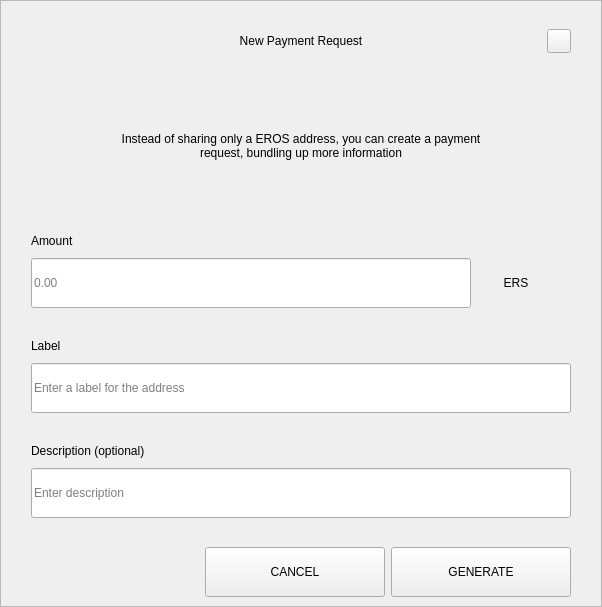
<?xml version="1.0" encoding="UTF-8"?>
<ui version="4.0">
 <class>RequestDialog</class>
 <widget class="QDialog" name="RequestDialog">
  <property name="geometry">
   <rect>
    <x>0</x>
    <y>0</y>
    <width>602</width>
    <height>607</height>
   </rect>
  </property>
  <property name="windowTitle">
   <string>Dialog</string>
  </property>
  <layout class="QVBoxLayout" name="verticalLayout_5">
   <property name="spacing">
    <number>0</number>
   </property>
   <property name="leftMargin">
    <number>0</number>
   </property>
   <property name="topMargin">
    <number>0</number>
   </property>
   <property name="rightMargin">
    <number>0</number>
   </property>
   <property name="bottomMargin">
    <number>0</number>
   </property>
   <item>
    <widget class="QFrame" name="frame">
     <property name="styleSheet">
      <string notr="true"/>
     </property>
     <property name="frameShape">
      <enum>QFrame::StyledPanel</enum>
     </property>
     <property name="frameShadow">
      <enum>QFrame::Raised</enum>
     </property>
     <layout class="QVBoxLayout" name="verticalLayout_4" stretch="1,0,0">
      <property name="spacing">
       <number>0</number>
      </property>
      <property name="leftMargin">
       <number>30</number>
      </property>
      <property name="topMargin">
       <number>20</number>
      </property>
      <property name="rightMargin">
       <number>30</number>
      </property>
      <property name="bottomMargin">
       <number>0</number>
      </property>
      <item>
       <layout class="QHBoxLayout" name="horizontalLayout_3">
        <property name="spacing">
         <number>0</number>
        </property>
        <item>
         <spacer name="horizontalSpacer_21">
          <property name="orientation">
           <enum>Qt::Horizontal</enum>
          </property>
          <property name="sizeHint" stdset="0">
           <size>
            <width>40</width>
            <height>20</height>
           </size>
          </property>
         </spacer>
        </item>
        <item>
         <widget class="QLabel" name="labelTitle">
          <property name="minimumSize">
           <size>
            <width>0</width>
            <height>40</height>
           </size>
          </property>
          <property name="maximumSize">
           <size>
            <width>16777215</width>
            <height>40</height>
           </size>
          </property>
          <property name="styleSheet">
           <string notr="true">padding-left:24px;</string>
          </property>
          <property name="text">
           <string>New Payment Request</string>
          </property>
          <property name="alignment">
           <set>Qt::AlignCenter</set>
          </property>
          <property name="margin">
           <number>7</number>
          </property>
         </widget>
        </item>
        <item>
         <spacer name="horizontalSpacer">
          <property name="orientation">
           <enum>Qt::Horizontal</enum>
          </property>
          <property name="sizeHint" stdset="0">
           <size>
            <width>40</width>
            <height>20</height>
           </size>
          </property>
         </spacer>
        </item>
        <item>
         <widget class="QPushButton" name="btnEsc">
          <property name="minimumSize">
           <size>
            <width>24</width>
            <height>24</height>
           </size>
          </property>
          <property name="maximumSize">
           <size>
            <width>24</width>
            <height>24</height>
           </size>
          </property>
          <property name="focusPolicy">
           <enum>Qt::NoFocus</enum>
          </property>
          <property name="text">
           <string/>
          </property>
         </widget>
        </item>
       </layout>
      </item>
      <item>
       <widget class="QStackedWidget" name="stack">
        <property name="minimumSize">
         <size>
          <width>540</width>
          <height>0</height>
         </size>
        </property>
        <property name="maximumSize">
         <size>
          <width>540</width>
          <height>16777215</height>
         </size>
        </property>
        <property name="currentIndex">
         <number>0</number>
        </property>
        <widget class="QWidget" name="page_1">
         <property name="minimumSize">
          <size>
           <width>540</width>
           <height>0</height>
          </size>
         </property>
         <property name="maximumSize">
          <size>
           <width>540</width>
           <height>16777215</height>
          </size>
         </property>
         <layout class="QVBoxLayout" name="layout1">
          <property name="spacing">
           <number>0</number>
          </property>
          <property name="leftMargin">
           <number>0</number>
          </property>
          <property name="topMargin">
           <number>0</number>
          </property>
          <property name="rightMargin">
           <number>0</number>
          </property>
          <property name="bottomMargin">
           <number>0</number>
          </property>
          <item>
           <spacer name="verticalSpacer_21">
            <property name="orientation">
             <enum>Qt::Vertical</enum>
            </property>
            <property name="sizeType">
             <enum>QSizePolicy::Fixed</enum>
            </property>
            <property name="sizeHint" stdset="0">
             <size>
              <width>20</width>
              <height>30</height>
             </size>
            </property>
           </spacer>
          </item>
          <item alignment="Qt::AlignHCenter">
           <widget class="QLabel" name="labelMessage">
            <property name="minimumSize">
             <size>
              <width>400</width>
              <height>50</height>
             </size>
            </property>
            <property name="text">
             <string>Instead of sharing only a EROS address, you can create a payment request, bundling up more information</string>
            </property>
            <property name="alignment">
             <set>Qt::AlignCenter</set>
            </property>
            <property name="wordWrap">
             <bool>true</bool>
            </property>
           </widget>
          </item>
          <item alignment="Qt::AlignBottom">
           <widget class="QWidget" name="containerAmount" native="true">
            <layout class="QVBoxLayout" name="verticalLayout">
             <property name="spacing">
              <number>9</number>
             </property>
             <property name="leftMargin">
              <number>0</number>
             </property>
             <property name="topMargin">
              <number>0</number>
             </property>
             <property name="rightMargin">
              <number>0</number>
             </property>
             <property name="bottomMargin">
              <number>0</number>
             </property>
             <item>
              <widget class="QLabel" name="labelSubtitleAmount">
               <property name="minimumSize">
                <size>
                 <width>350</width>
                 <height>16</height>
                </size>
               </property>
               <property name="maximumSize">
                <size>
                 <width>16777215</width>
                 <height>16</height>
                </size>
               </property>
               <property name="text">
                <string>Amount</string>
               </property>
              </widget>
             </item>
             <item alignment="Qt::AlignTop">
              <widget class="QWidget" name="layoutAmount" native="true">
               <layout class="QHBoxLayout" name="horizontalLayout" stretch="2,0">
                <property name="spacing">
                 <number>0</number>
                </property>
                <property name="leftMargin">
                 <number>0</number>
                </property>
                <property name="topMargin">
                 <number>0</number>
                </property>
                <property name="rightMargin">
                 <number>0</number>
                </property>
                <property name="bottomMargin">
                 <number>0</number>
                </property>
                <item>
                 <widget class="QLineEdit" name="lineEditAmount">
                  <property name="minimumSize">
                   <size>
                    <width>0</width>
                    <height>50</height>
                   </size>
                  </property>
                  <property name="maximumSize">
                   <size>
                    <width>16777215</width>
                    <height>50</height>
                   </size>
                  </property>
                  <property name="placeholderText">
                   <string notr="true">0.00</string>
                  </property>
                 </widget>
                </item>
                <item>
                 <widget class="QWidget" name="comboContainer" native="true">
                  <property name="minimumSize">
                   <size>
                    <width>100</width>
                    <height>50</height>
                   </size>
                  </property>
                  <property name="maximumSize">
                   <size>
                    <width>16777215</width>
                    <height>50</height>
                   </size>
                  </property>
                  <layout class="QHBoxLayout" name="horizontalLayout_31">
                   <property name="spacing">
                    <number>0</number>
                   </property>
                   <property name="leftMargin">
                    <number>0</number>
                   </property>
                   <property name="topMargin">
                    <number>0</number>
                   </property>
                   <property name="rightMargin">
                    <number>10</number>
                   </property>
                   <property name="bottomMargin">
                    <number>0</number>
                   </property>
                   <item>
                    <widget class="QLabel" name="comboBoxCoin">
                     <property name="text">
                      <string>ERS</string>
                     </property>
                     <property name="alignment">
                      <set>Qt::AlignCenter</set>
                     </property>
                    </widget>
                   </item>
                  </layout>
                 </widget>
                </item>
               </layout>
              </widget>
             </item>
            </layout>
           </widget>
          </item>
          <item>
           <spacer name="verticalSpacer_31">
            <property name="orientation">
             <enum>Qt::Vertical</enum>
            </property>
            <property name="sizeType">
             <enum>QSizePolicy::Fixed</enum>
            </property>
            <property name="sizeHint" stdset="0">
             <size>
              <width>20</width>
              <height>30</height>
             </size>
            </property>
           </spacer>
          </item>
          <item>
           <layout class="QVBoxLayout" name="verticalLayoutLabel">
            <property name="spacing">
             <number>9</number>
            </property>
            <item>
             <widget class="QLabel" name="labelSubtitleLabel">
              <property name="minimumSize">
               <size>
                <width>0</width>
                <height>16</height>
               </size>
              </property>
              <property name="maximumSize">
               <size>
                <width>16777215</width>
                <height>16</height>
               </size>
              </property>
              <property name="text">
               <string>Label</string>
              </property>
             </widget>
            </item>
            <item>
             <widget class="QLineEdit" name="lineEditLabel">
              <property name="minimumSize">
               <size>
                <width>0</width>
                <height>50</height>
               </size>
              </property>
              <property name="maximumSize">
               <size>
                <width>16777215</width>
                <height>50</height>
               </size>
              </property>
              <property name="placeholderText">
               <string>Enter a label for the address</string>
              </property>
             </widget>
            </item>
           </layout>
          </item>
          <item>
           <spacer name="verticalSpacer_34">
            <property name="orientation">
             <enum>Qt::Vertical</enum>
            </property>
            <property name="sizeType">
             <enum>QSizePolicy::Fixed</enum>
            </property>
            <property name="sizeHint" stdset="0">
             <size>
              <width>20</width>
              <height>30</height>
             </size>
            </property>
           </spacer>
          </item>
          <item>
           <layout class="QVBoxLayout" name="verticalLayoutDescription">
            <property name="spacing">
             <number>9</number>
            </property>
            <item>
             <widget class="QLabel" name="labelSubtitleDescription">
              <property name="minimumSize">
               <size>
                <width>0</width>
                <height>16</height>
               </size>
              </property>
              <property name="maximumSize">
               <size>
                <width>16777215</width>
                <height>16</height>
               </size>
              </property>
              <property name="text">
               <string>Description (optional)</string>
              </property>
             </widget>
            </item>
            <item>
             <widget class="QLineEdit" name="lineEditDescription">
              <property name="minimumSize">
               <size>
                <width>0</width>
                <height>50</height>
               </size>
              </property>
              <property name="maximumSize">
               <size>
                <width>16777215</width>
                <height>50</height>
               </size>
              </property>
              <property name="placeholderText">
               <string>Enter description</string>
              </property>
             </widget>
            </item>
            <item>
             <spacer name="verticalSpacer_4">
              <property name="orientation">
               <enum>Qt::Vertical</enum>
              </property>
              <property name="sizeType">
               <enum>QSizePolicy::Fixed</enum>
              </property>
              <property name="sizeHint" stdset="0">
               <size>
                <width>20</width>
                <height>20</height>
               </size>
              </property>
             </spacer>
            </item>
           </layout>
          </item>
         </layout>
        </widget>
        <widget class="QWidget" name="page_2">
         <layout class="QVBoxLayout" name="layout2">
          <item>
           <spacer name="verticalSpacer_5">
            <property name="orientation">
             <enum>Qt::Vertical</enum>
            </property>
            <property name="sizeType">
             <enum>QSizePolicy::Fixed</enum>
            </property>
            <property name="sizeHint" stdset="0">
             <size>
              <width>20</width>
              <height>50</height>
             </size>
            </property>
           </spacer>
          </item>
          <item alignment="Qt::AlignHCenter">
           <widget class="QLabel" name="labelQrImg">
            <property name="minimumSize">
             <size>
              <width>260</width>
              <height>260</height>
             </size>
            </property>
            <property name="maximumSize">
             <size>
              <width>260</width>
              <height>260</height>
             </size>
            </property>
            <property name="text">
             <string/>
            </property>
            <property name="alignment">
             <set>Qt::AlignCenter</set>
            </property>
           </widget>
          </item>
          <item>
           <spacer name="verticalSpacer_2">
            <property name="orientation">
             <enum>Qt::Vertical</enum>
            </property>
            <property name="sizeType">
             <enum>QSizePolicy::Fixed</enum>
            </property>
            <property name="sizeHint" stdset="0">
             <size>
              <width>20</width>
              <height>30</height>
             </size>
            </property>
           </spacer>
          </item>
          <item alignment="Qt::AlignHCenter">
           <widget class="QLabel" name="labelAddress">
            <property name="text">
             <string>E7VFR83SQbiezrW72hjcWJtcfip5krte2Z </string>
            </property>
           </widget>
          </item>
          <item>
           <spacer name="verticalSpacer_32">
            <property name="orientation">
             <enum>Qt::Vertical</enum>
            </property>
            <property name="sizeType">
             <enum>QSizePolicy::Expanding</enum>
            </property>
            <property name="sizeHint" stdset="0">
             <size>
              <width>20</width>
              <height>20</height>
             </size>
            </property>
           </spacer>
          </item>
          <item>
           <layout class="QHBoxLayout" name="horizontal">
            <property name="leftMargin">
             <number>20</number>
            </property>
            <property name="rightMargin">
             <number>20</number>
            </property>
            <property name="bottomMargin">
             <number>20</number>
            </property>
            <item>
             <spacer name="horizontalSpacer_4">
              <property name="orientation">
               <enum>Qt::Horizontal</enum>
              </property>
              <property name="sizeHint" stdset="0">
               <size>
                <width>40</width>
                <height>20</height>
               </size>
              </property>
             </spacer>
            </item>
            <item>
             <widget class="QPushButton" name="btnCopyAddress">
              <property name="minimumSize">
               <size>
                <width>180</width>
                <height>50</height>
               </size>
              </property>
              <property name="text">
               <string>COPY ADDRESS</string>
              </property>
             </widget>
            </item>
            <item>
             <widget class="QPushButton" name="btnCopyUrl">
              <property name="minimumSize">
               <size>
                <width>180</width>
                <height>50</height>
               </size>
              </property>
              <property name="text">
               <string>COPY URL</string>
              </property>
             </widget>
            </item>
            <item>
             <spacer name="horizontalSpacer_2">
              <property name="orientation">
               <enum>Qt::Horizontal</enum>
              </property>
              <property name="sizeHint" stdset="0">
               <size>
                <width>40</width>
                <height>20</height>
               </size>
              </property>
             </spacer>
            </item>
           </layout>
          </item>
         </layout>
        </widget>
       </widget>
      </item>
      <item>
       <widget class="QWidget" name="buttonsStack" native="true">
        <layout class="QHBoxLayout" name="horizontalLayout_5">
         <property name="leftMargin">
          <number>20</number>
         </property>
         <property name="rightMargin">
          <number>0</number>
         </property>
         <item>
          <spacer name="horizontalSpacer_41">
           <property name="orientation">
            <enum>Qt::Horizontal</enum>
           </property>
           <property name="sizeHint" stdset="0">
            <size>
             <width>40</width>
             <height>20</height>
            </size>
           </property>
          </spacer>
         </item>
         <item>
          <widget class="QPushButton" name="btnCancel">
           <property name="minimumSize">
            <size>
             <width>180</width>
             <height>50</height>
            </size>
           </property>
           <property name="focusPolicy">
            <enum>Qt::NoFocus</enum>
           </property>
           <property name="text">
            <string>CANCEL</string>
           </property>
          </widget>
         </item>
         <item>
          <widget class="QPushButton" name="btnSave">
           <property name="minimumSize">
            <size>
             <width>180</width>
             <height>50</height>
            </size>
           </property>
           <property name="focusPolicy">
            <enum>Qt::NoFocus</enum>
           </property>
           <property name="text">
            <string>GENERATE</string>
           </property>
          </widget>
         </item>
        </layout>
       </widget>
      </item>
     </layout>
    </widget>
   </item>
  </layout>
 </widget>
 <resources/>
 <connections/>
</ui>
